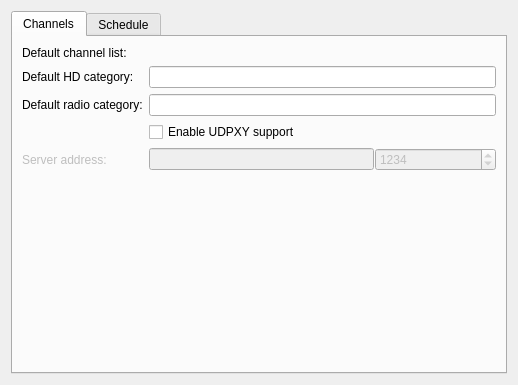
<?xml version="1.0" encoding="UTF-8"?>
<ui version="4.0">
 <class>SettingsTv</class>
 <widget class="QWidget" name="SettingsTv">
  <property name="geometry">
   <rect>
    <x>0</x>
    <y>0</y>
    <width>518</width>
    <height>385</height>
   </rect>
  </property>
  <layout class="QVBoxLayout">
   <item>
    <widget class="QTabWidget" name="tabWidget">
     <property name="currentIndex">
      <number>0</number>
     </property>
     <widget class="QWidget" name="tabChannels">
      <attribute name="title">
       <string>Channels</string>
      </attribute>
      <layout class="QFormLayout" name="formLayout">
       <item row="0" column="0">
        <widget class="QLabel" name="labelDefaultList">
         <property name="text">
          <string>Default channel list:</string>
         </property>
        </widget>
       </item>
       <item row="1" column="0">
        <widget class="QLabel" name="labelHd">
         <property name="text">
          <string>Default HD category:</string>
         </property>
        </widget>
       </item>
       <item row="1" column="1">
        <widget class="QLineEdit" name="editHd">
         <property name="minimumSize">
          <size>
           <width>225</width>
           <height>0</height>
          </size>
         </property>
        </widget>
       </item>
       <item row="2" column="0">
        <widget class="QLabel" name="labelRadio">
         <property name="text">
          <string>Default radio category:</string>
         </property>
        </widget>
       </item>
       <item row="2" column="1">
        <widget class="QLineEdit" name="editRadio">
         <property name="minimumSize">
          <size>
           <width>225</width>
           <height>0</height>
          </size>
         </property>
        </widget>
       </item>
       <item row="3" column="1">
        <widget class="QCheckBox" name="checkUdpxy">
         <property name="text">
          <string>Enable UDPXY support</string>
         </property>
        </widget>
       </item>
       <item row="4" column="0">
        <widget class="QLabel" name="labelUdpxyUrl">
         <property name="enabled">
          <bool>false</bool>
         </property>
         <property name="text">
          <string>Server address:</string>
         </property>
        </widget>
       </item>
       <item row="0" column="1">
        <widget class="BrowseWidget" name="channels" native="true"/>
       </item>
       <item row="4" column="1">
        <layout class="QHBoxLayout" name="layoutUdpxy">
         <property name="spacing">
          <number>1</number>
         </property>
         <item>
          <widget class="QLineEdit" name="editUdpxyUrl">
           <property name="enabled">
            <bool>false</bool>
           </property>
           <property name="sizePolicy">
            <sizepolicy hsizetype="Preferred" vsizetype="Fixed">
             <horstretch>0</horstretch>
             <verstretch>0</verstretch>
            </sizepolicy>
           </property>
           <property name="minimumSize">
            <size>
             <width>225</width>
             <height>0</height>
            </size>
           </property>
          </widget>
         </item>
         <item>
          <widget class="QSpinBox" name="editUdpxyPort">
           <property name="enabled">
            <bool>false</bool>
           </property>
           <property name="maximum">
            <number>99999</number>
           </property>
           <property name="value">
            <number>1234</number>
           </property>
          </widget>
         </item>
        </layout>
       </item>
      </layout>
     </widget>
     <widget class="QWidget" name="tabSchedule">
      <attribute name="title">
       <string>Schedule</string>
      </attribute>
      <layout class="QFormLayout" name="formLayout_2">
       <item row="1" column="0">
        <widget class="QLabel" name="labelType">
         <property name="text">
          <string>Source type:</string>
         </property>
        </widget>
       </item>
       <item row="1" column="1">
        <widget class="QRadioButton" name="radioFile">
         <property name="text">
          <string>Local file</string>
         </property>
         <property name="checked">
          <bool>true</bool>
         </property>
        </widget>
       </item>
       <item row="2" column="1">
        <widget class="QRadioButton" name="radioNetwork">
         <property name="text">
          <string>Download file</string>
         </property>
        </widget>
       </item>
       <item row="3" column="0">
        <widget class="QLabel" name="labelSource">
         <property name="text">
          <string>Source:</string>
         </property>
        </widget>
       </item>
       <item row="3" column="1">
        <widget class="BrowseWidget" name="browseXmltv" native="true">
         <property name="minimumSize">
          <size>
           <width>20</width>
           <height>20</height>
          </size>
         </property>
        </widget>
       </item>
       <item row="4" column="0">
        <widget class="QLabel" name="labelOffset">
         <property name="text">
          <string>Time offset:</string>
         </property>
        </widget>
       </item>
       <item row="4" column="1">
        <widget class="QSpinBox" name="spinOffset">
         <property name="suffix">
          <string> h</string>
         </property>
         <property name="minimum">
          <number>-12</number>
         </property>
         <property name="maximum">
          <number>12</number>
         </property>
        </widget>
       </item>
      </layout>
     </widget>
    </widget>
   </item>
  </layout>
 </widget>
 <customwidgets>
  <customwidget>
   <class>BrowseWidget</class>
   <extends>QWidget</extends>
   <header>common/widgets/BrowseWidget.h</header>
   <container>1</container>
  </customwidget>
 </customwidgets>
 <resources/>
 <connections>
  <connection>
   <sender>checkUdpxy</sender>
   <signal>toggled(bool)</signal>
   <receiver>editUdpxyUrl</receiver>
   <slot>setEnabled(bool)</slot>
   <hints>
    <hint type="sourcelabel">
     <x>216</x>
     <y>308</y>
    </hint>
    <hint type="destinationlabel">
     <x>417</x>
     <y>337</y>
    </hint>
   </hints>
  </connection>
  <connection>
   <sender>checkUdpxy</sender>
   <signal>toggled(bool)</signal>
   <receiver>editUdpxyPort</receiver>
   <slot>setEnabled(bool)</slot>
   <hints>
    <hint type="sourcelabel">
     <x>178</x>
     <y>308</y>
    </hint>
    <hint type="destinationlabel">
     <x>417</x>
     <y>366</y>
    </hint>
   </hints>
  </connection>
  <connection>
   <sender>checkUdpxy</sender>
   <signal>toggled(bool)</signal>
   <receiver>labelUdpxyUrl</receiver>
   <slot>setEnabled(bool)</slot>
   <hints>
    <hint type="sourcelabel">
     <x>129</x>
     <y>306</y>
    </hint>
    <hint type="destinationlabel">
     <x>131</x>
     <y>319</y>
    </hint>
   </hints>
  </connection>
 </connections>
</ui>
